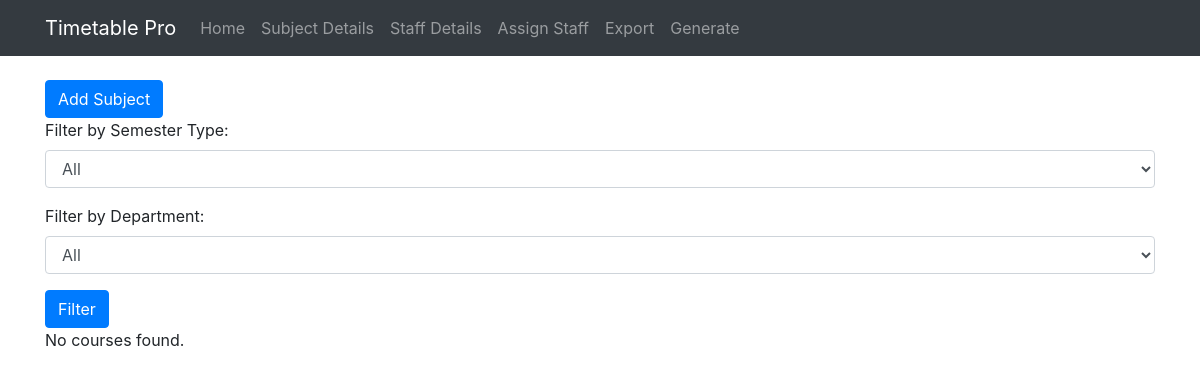
The app's page /subject.php, older data.
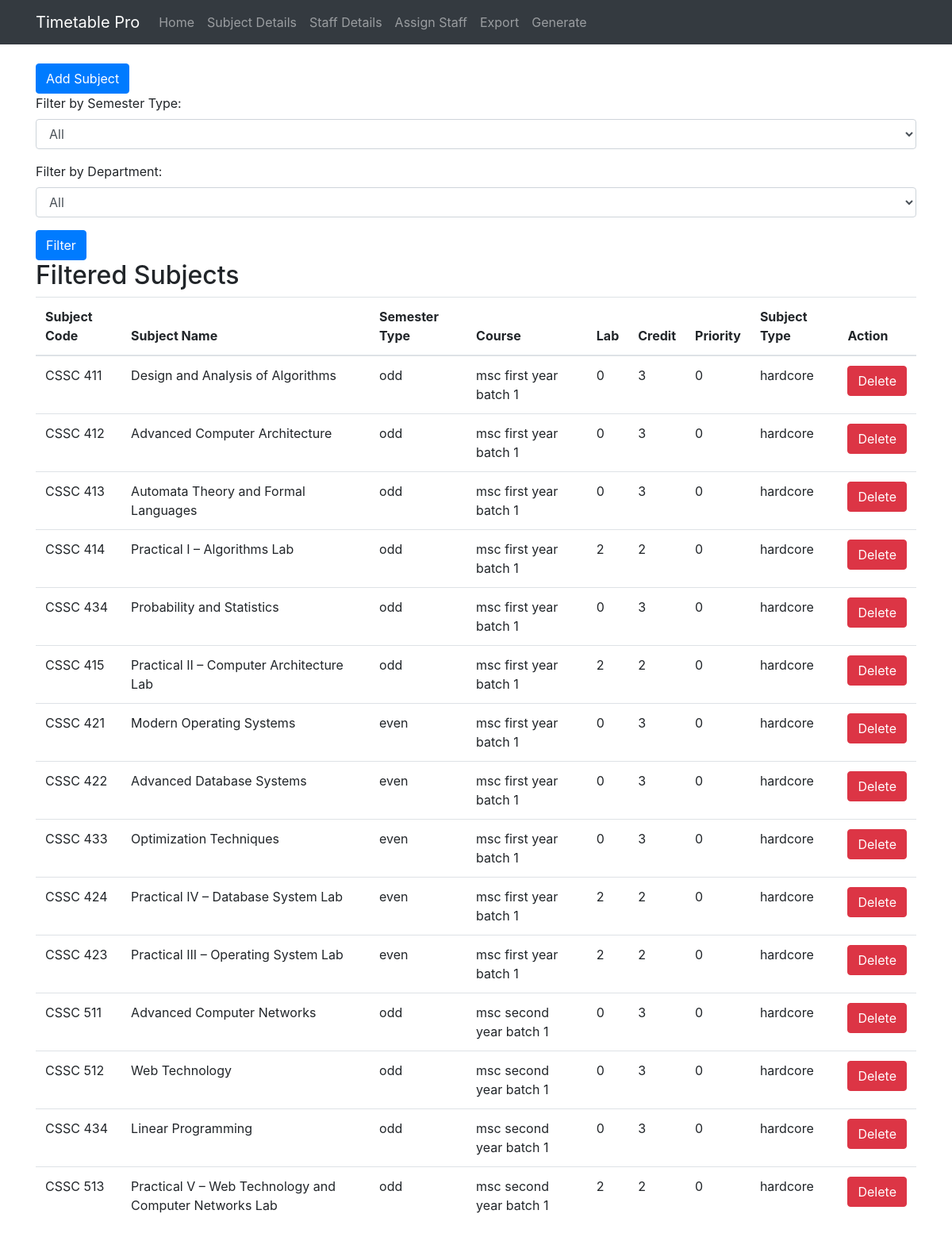
The same page, newer data.
### tables this page shows
CREATE TABLE `subjects` (
  `course_id` int NOT NULL,
  `course_code` varchar(50) NOT NULL,
  `course_name` varchar(255) NOT NULL,
  `sem_type` varchar(10) NOT NULL,
  `course_core` varchar(50) NOT NULL,
  `department` varchar(50) NOT NULL,
  `lab` int NOT NULL,
  `credit` int NOT NULL,
  `priority` int NOT NULL
);

### subject.php (the view, shortened to what this page needs)
<!DOCTYPE html>
<html lang="en">
<head>
    <link rel="stylesheet" href="https://stackpath.bootstrapcdn.com/bootstrap/4.5.2/css/bootstrap.min.css">
</head>
<body>
    <?php include('navbar.php'); ?>
    <div class="container mt-4">
        <button class="btn btn-primary" data-toggle="modal" data-target="#addCourseModal">Add Subject</button>
                                <?php
                                $servername = "localhost";
                                $username = "root";
                                $password = "";
                                $dbname = "timetablepro";
                                ?>
        <?php
$semesterTypeFilter = isset($_POST['semesterTypeFilter']) ? $_POST['semesterTypeFilter'] : 'all';
$departmentFilter = isset($_POST['departmentFilter']) ? $_POST['departmentFilter'] : 'all';
?>
<form method="post" action="">
    <div class="form-group">
        <label for="semesterTypeFilter">Filter by Semester Type:</label>
        <select class="form-control" id="semesterTypeFilter" name="semesterTypeFilter">
            <option value="all" <?php if ($semesterTypeFilter == 'all') echo 'selected'; ?>>All</option>
        </select>
    </div>
    <div class="form-group">
        <label for="departmentFilter">Filter by Department:</label>
        <?php
        echo '<select class="form-control" id="departmentFilter" name="departmentFilter">';
        echo '<option value="all" ' . ($departmentFilter == 'all' ? 'selected' : '') . '>All</option>';
        echo '</select>';
        ?>
    </div>
    <button type="submit" class="btn btn-primary">Filter</button>
</form>
        <?php
        $conn = new mysqli($servername, $username, $password, $dbname);
        $sql = "SELECT * FROM subjects";
        $result = $conn->query($sql);
        if ($result->num_rows > 0) {
            echo '<h2>Filtered Subjects</h2>';
            echo '<table class="table">';
            echo '<thead><tr><th>Subject Code</th><th>Subject Name</th><th>Semester Type</th><th>Course</th><th>Lab</th><th>Credit</th><th>Priority</th><th>Subject Type</th><th>Action</th></tr></thead>';
            echo '<tbody>';
            while ($row = $result->fetch_assoc()) {
                echo '<tr>';
                echo '<td>' . $row["course_code"] . '</td>';
                echo '<td>' . $row["course_name"] . '</td>';
                echo '<td>' . $row["sem_type"] . '</td>';
                echo '<td>' . $row["department"] . '</td>';
                echo '<td>' . $row["lab"] . '</td>';
                echo '<td>' . $row["credit"] . '</td>';
                echo '<td>' . $row["priority"] . '</td>';
                echo '<td>' . $row["course_core"] . '</td>';
                echo '<td><button class="btn btn-danger" onclick="deleteCourse(' . $row["course_id"] . ')">Delete</button></td>';
                echo '</tr>';
            }
            echo '</tbody></table>';
        } else {
            echo 'No courses found.';
        }
        ?>
    </div>
</body>
</html>

Row changes from the older to the newer data that the page shows:
added subjects: course_code "CSSC 411", course_name "Design and Analysis of Algorithms", sem_type "odd", department "msc first year batch 1", lab "0", credit "3", priority "0", course_core "hardcore"
added subjects: course_code "CSSC 412", course_name "Advanced Computer Architecture", sem_type "odd", department "msc first year batch 1", lab "0", credit "3", priority "0", course_core "hardcore"
added subjects: course_code "CSSC 413", course_name "Automata Theory and Formal Languages", sem_type "odd", department "msc first year batch 1", lab "0", credit "3", priority "0", course_core "hardcore"
added subjects: course_code "CSSC 414", course_name "Practical I – Algorithms Lab", sem_type "odd", department "msc first year batch 1", lab "2", credit "2", priority "0", course_core "hardcore"
added subjects: course_code "CSSC 434", course_name "Probability and Statistics", sem_type "odd", department "msc first year batch 1", lab "0", credit "3", priority "0", course_core "hardcore"
added subjects: course_code "CSSC 415", course_name "Practical II – Computer Architecture Lab", sem_type "odd", department "msc first year batch 1", lab "2", credit "2", priority "0", course_core "hardcore"
added subjects: course_code "CSSC 421", course_name "Modern Operating Systems", sem_type "even", department "msc first year batch 1", lab "0", credit "3", priority "0", course_core "hardcore"
added subjects: course_code "CSSC 422", course_name "Advanced Database Systems", sem_type "even", department "msc first year batch 1", lab "0", credit "3", priority "0", course_core "hardcore"
added subjects: course_code "CSSC 433", course_name "Optimization Techniques", sem_type "even", department "msc first year batch 1", lab "0", credit "3", priority "0", course_core "hardcore"
added subjects: course_code "CSSC 424", course_name "Practical IV – Database System Lab", sem_type "even", department "msc first year batch 1", lab "2", credit "2", priority "0", course_core "hardcore"
added subjects: course_code "CSSC 423", course_name "Practical III – Operating System Lab", sem_type "even", department "msc first year batch 1", lab "2", credit "2", priority "0", course_core "hardcore"
added subjects: course_code "CSSC 511", course_name "Advanced Computer Networks", sem_type "odd", department "msc second year batch 1", lab "0", credit "3", priority "0", course_core "hardcore"
added subjects: course_code "CSSC 512", course_name "Web Technology", sem_type "odd", department "msc second year batch 1", lab "0", credit "3", priority "0", course_core "hardcore"
added subjects: course_code "CSSC 434", course_name "Linear Programming", sem_type "odd", department "msc second year batch 1", lab "0", credit "3", priority "0", course_core "hardcore"
added subjects: course_code "CSSC 513", course_name "Practical V – Web Technology and Computer Networks Lab", sem_type "odd", department "msc second year batch 1", lab "2", credit "2", priority "0", course_core "hardcore"
Text that changed along with them:
text no longer shown: "No courses found."
text now shown: "Filtered Subjects Subject Code Subject Name Semester Type Course Lab Credit Priority Subject Type Action"
